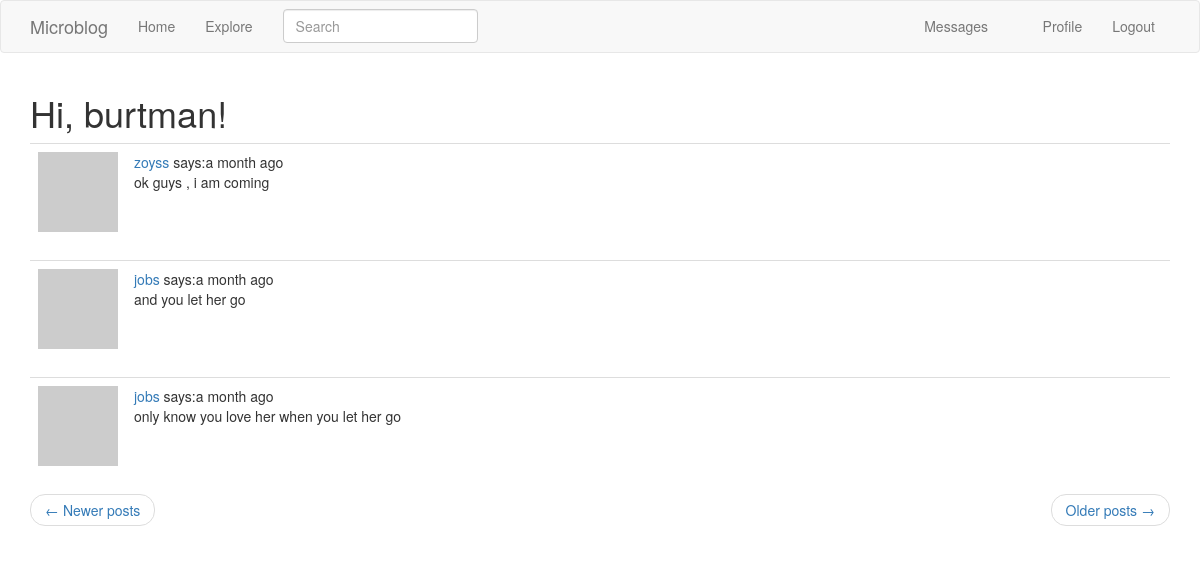
Page /explore?page=5 (signed in) on the committed database.
### app/models.py (models this page shows, shortened)
class User(UserMixin, db.Model):
    id = db.Column(db.Integer, autoincrement=True, primary_key=True)
    username = db.Column(db.String(64), index=True, unique=True)
    email = db.Column(db.String(120), index=True, unique=True)
    password_hash = db.Column(db.String(128))
    about_me = db.Column(db.String(140))
    last_seen = db.Column(db.DateTime, default=datetime.utcnow)
    posts = db.relationship('Post', backref='author', lazy='dynamic')
    followed = db.relationship('User',
                               secondary=followers,
                               primaryjoin=(followers.c.follower_id == id),
                               secondaryjoin=(followers.c.followed_id == id),
                               backref=db.backref('followers', lazy='dynamic'),
                               lazy='dynamic')
    messages_sent = db.relationship('Message',
                                    backref='author',
                                    foreign_keys='Message.sender_id',
                                    lazy='dynamic')
    messages_received = db.relationship('Message',
                                        backref='recipient',
                                        foreign_keys='Message.recipient_id',
                                        lazy='dynamic')
    notifications = db.relationship('Notification',
                                    backref='user',
                                    lazy='dynamic')
    tasks = db.relationship('Task', backref='user', lazy='dynamic')
    last_message_read_time = db.Column(db.DateTime)
    def new_messages(self):
        last_read_time = self.last_message_read_time or datetime(1900, 1, 1)
        return Message.query.filter_by(recipient=self).filter(Message.timestamp > last_read_time).count()
    def avatar(self, size):
        digest = md5(self.email.lower().encode('utf-8')).hexdigest()
        return 'https://www.gravatar.com/avatar/{}?d=monsterid&s={}'.format(digest, size)

class SearchableMixin(object):
    @classmethod
    def before_commit(cls, session):
        session._changes = {
            'add': list(session.new),
            'update': list(session.dirty),
            'delete': list(session.deleted)
        }
    @classmethod
    def after_commit(cls, session):
        for obj in session._changes['add']:
            if isinstance(obj, SearchableMixin):
                add_to_index(obj.__tablename__, obj)
        for obj in session._changes['update']:
            if isinstance(obj, SearchableMixin):
                add_to_index(obj.__tablename__, obj)
        for obj in session._changes['delete']:
            if isinstance(obj, SearchableMixin):
                remove_from_index(obj.__tablename__, obj)
        session._changes = None

class Post(SearchableMixin, db.Model):
    id = db.Column(db.Integer, autoincrement=True, primary_key=True)
    body = db.Column(db.String(140))
    timestamp = db.Column(db.DateTime, index=True, default=datetime.utcnow)
    user_id = db.Column(db.Integer, db.ForeignKey('user.id'))
    language = db.Column(db.String(5))
    __searchable__ = ['body']

### app/main/routes.py (the view)
@bp.route('/explore', methods=['GET'])
def explore():
    page = request.args.get('page', 1, type=int)
    posts = Post.query.order_by(Post.timestamp.desc()).paginate(page, current_app.config['POSTS_PER_PAGE'], False)
    next_url = url_for('main.explore', page=posts.next_num) if posts.has_next else None
    prev_url = url_for('main.explore', page=posts.prev_num) if posts.has_prev else None
    return render_template('index.html', title='explore', posts=posts.items, next_url=next_url, prev_url=prev_url)

### app/main/forms.py
class SearchForm(FlaskForm):
    q = StringField('Search', validators=[DataRequired()])
    def __init__(self, *args, **kwargs):
        if 'formdata' not in kwargs:
            kwargs['formdata'] = request.args
        if 'csrf_enabled' not in kwargs:
            kwargs['csrf_enabled'] = False
        super(SearchForm, self).__init__(*args, **kwargs)

### app/main/routes.py (called while the page is built)
@bp.before_app_request
def before_request():
    if current_user.is_authenticated:
        current_user.last_seen = datetime.utcnow()
        db.session.commit()
        g.search_form = SearchForm()

### app/models.py (called while the page is built)
@login.user_loader
def load_user(uid):
    return User.query.get(int(uid))

### app/templates/index.html (shortened to what this page needs)
{% extends "base.html" %}
{% import 'bootstrap/wtf.html' as wtf %}
{% block app_content %}
<h1>Hi, {{ current_user.username }}!</h1>
{% for post in posts %}
{% include "_post.html" %}
{% endfor %}
<nav aria-label="...">
    <ul class="pager">
        <li class="previous {% if not prev_url %} disabled {% endif %}">
            <a href="{{ prev_url or '#' }}">
                <span aria-hidden="true">&larr;</span> Newer posts
            </a>
        </li>
        <li class="next{% if not next_url %} disabled{% endif %}">
                <a href="{{ next_url or '#' }}">
                    Older posts <span aria-hidden="true">&rarr;</span>
                </a>
        </li>
    </ul>
</nav>
{% endblock %}

### app/templates/_post.html (shortened to what this page needs)
<table class="table table-hover">
    <tr>
        <td width="70px">
            <a href="{{ url_for('main.user', username=post.author.username) }}">
                <img src="{{ post.author.avatar(70) }}" alt="">
            </a>
        </td>
        <td>
            <a href="{{ url_for('main.user', username=post.author.username) }}">
                {{ post.author.username }}
            </a>
            says:{{ moment(post.timestamp).fromNow() }}
            <br>
                <span id="post{{ post.id }}">{{ post.body }}</span>
        </td>
    </tr>
</table>

### rows in the picture
User: username "burtman"
Post: author.username "zoyss", timestamp "a month ago", body "ok guys , i am coming"
Post: author.username "jobs", timestamp "a month ago", body "and you let her go"
Post: author.username "jobs", timestamp "a month ago", body "only know you love her when you let her go"
